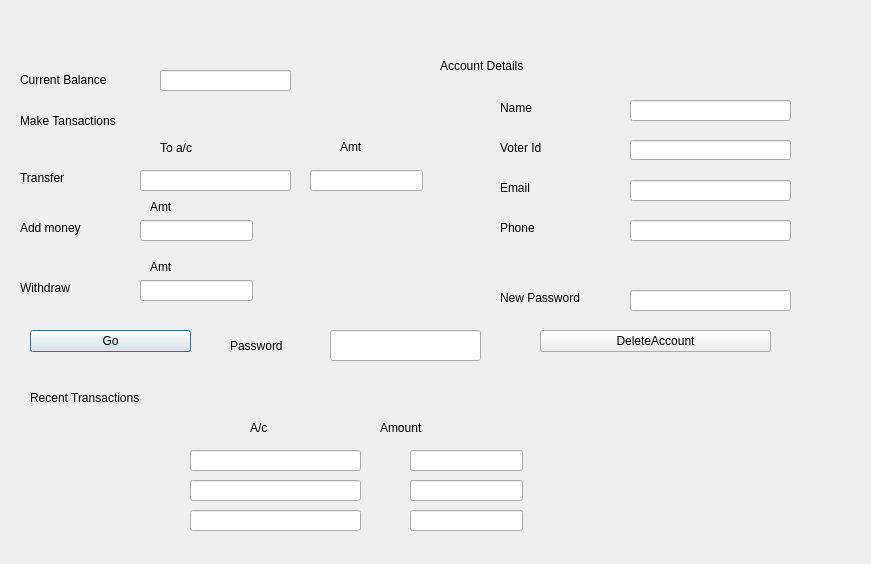
<?xml version="1.0" encoding="UTF-8"?>
<ui version="4.0">
 <class>User</class>
 <widget class="QDialog" name="User">
  <property name="windowModality">
   <enum>Qt::ApplicationModal</enum>
  </property>
  <property name="geometry">
   <rect>
    <x>0</x>
    <y>0</y>
    <width>871</width>
    <height>564</height>
   </rect>
  </property>
  <property name="windowTitle">
   <string>Dialog</string>
  </property>
  <widget class="QLineEdit" name="balancebutton">
   <property name="geometry">
    <rect>
     <x>160</x>
     <y>70</y>
     <width>131</width>
     <height>21</height>
    </rect>
   </property>
  </widget>
  <widget class="QLabel" name="balance">
   <property name="geometry">
    <rect>
     <x>20</x>
     <y>70</y>
     <width>131</width>
     <height>20</height>
    </rect>
   </property>
   <property name="text">
    <string>Current Balance</string>
   </property>
  </widget>
  <widget class="QLineEdit" name="emailbutton">
   <property name="geometry">
    <rect>
     <x>630</x>
     <y>180</y>
     <width>161</width>
     <height>21</height>
    </rect>
   </property>
  </widget>
  <widget class="QLineEdit" name="namebutton">
   <property name="geometry">
    <rect>
     <x>630</x>
     <y>100</y>
     <width>161</width>
     <height>21</height>
    </rect>
   </property>
  </widget>
  <widget class="QLineEdit" name="voteridbutton">
   <property name="geometry">
    <rect>
     <x>630</x>
     <y>140</y>
     <width>161</width>
     <height>20</height>
    </rect>
   </property>
  </widget>
  <widget class="QPushButton" name="pushButton">
   <property name="geometry">
    <rect>
     <x>30</x>
     <y>330</y>
     <width>161</width>
     <height>22</height>
    </rect>
   </property>
   <property name="text">
    <string>Go</string>
   </property>
  </widget>
  <widget class="QLineEdit" name="currentpasswordbutton">
   <property name="geometry">
    <rect>
     <x>330</x>
     <y>330</y>
     <width>151</width>
     <height>31</height>
    </rect>
   </property>
   <property name="echoMode">
    <enum>QLineEdit::Password</enum>
   </property>
  </widget>
  <widget class="QLineEdit" name="addmoneybutton">
   <property name="geometry">
    <rect>
     <x>140</x>
     <y>220</y>
     <width>113</width>
     <height>21</height>
    </rect>
   </property>
  </widget>
  <widget class="QLineEdit" name="phonenumberbutton">
   <property name="geometry">
    <rect>
     <x>630</x>
     <y>220</y>
     <width>161</width>
     <height>21</height>
    </rect>
   </property>
  </widget>
  <widget class="QLabel" name="label_2">
   <property name="geometry">
    <rect>
     <x>20</x>
     <y>220</y>
     <width>121</width>
     <height>16</height>
    </rect>
   </property>
   <property name="text">
    <string>Add money</string>
   </property>
  </widget>
  <widget class="QLabel" name="label_3">
   <property name="geometry">
    <rect>
     <x>500</x>
     <y>100</y>
     <width>121</width>
     <height>16</height>
    </rect>
   </property>
   <property name="text">
    <string>Name</string>
   </property>
  </widget>
  <widget class="QLabel" name="label_4">
   <property name="geometry">
    <rect>
     <x>500</x>
     <y>140</y>
     <width>131</width>
     <height>16</height>
    </rect>
   </property>
   <property name="text">
    <string>Voter Id</string>
   </property>
  </widget>
  <widget class="QLabel" name="label_5">
   <property name="geometry">
    <rect>
     <x>500</x>
     <y>180</y>
     <width>121</width>
     <height>16</height>
    </rect>
   </property>
   <property name="text">
    <string>Email</string>
   </property>
  </widget>
  <widget class="QLabel" name="label_6">
   <property name="geometry">
    <rect>
     <x>500</x>
     <y>220</y>
     <width>121</width>
     <height>16</height>
    </rect>
   </property>
   <property name="text">
    <string>Phone</string>
   </property>
  </widget>
  <widget class="QLineEdit" name="otheraccountbutton">
   <property name="geometry">
    <rect>
     <x>140</x>
     <y>170</y>
     <width>151</width>
     <height>21</height>
    </rect>
   </property>
  </widget>
  <widget class="QLineEdit" name="transferamountbutton">
   <property name="geometry">
    <rect>
     <x>310</x>
     <y>170</y>
     <width>113</width>
     <height>21</height>
    </rect>
   </property>
  </widget>
  <widget class="QLabel" name="label_7">
   <property name="geometry">
    <rect>
     <x>20</x>
     <y>170</y>
     <width>121</width>
     <height>16</height>
    </rect>
   </property>
   <property name="text">
    <string>Transfer</string>
   </property>
  </widget>
  <widget class="QLabel" name="label_8">
   <property name="geometry">
    <rect>
     <x>230</x>
     <y>330</y>
     <width>81</width>
     <height>31</height>
    </rect>
   </property>
   <property name="text">
    <string>Password</string>
   </property>
  </widget>
  <widget class="QLabel" name="label_9">
   <property name="geometry">
    <rect>
     <x>30</x>
     <y>390</y>
     <width>181</width>
     <height>16</height>
    </rect>
   </property>
   <property name="text">
    <string>Recent Transactions</string>
   </property>
  </widget>
  <widget class="QLineEdit" name="rc1">
   <property name="geometry">
    <rect>
     <x>190</x>
     <y>450</y>
     <width>171</width>
     <height>21</height>
    </rect>
   </property>
  </widget>
  <widget class="QLineEdit" name="rc2">
   <property name="geometry">
    <rect>
     <x>410</x>
     <y>450</y>
     <width>113</width>
     <height>21</height>
    </rect>
   </property>
  </widget>
  <widget class="QLineEdit" name="rc3">
   <property name="geometry">
    <rect>
     <x>190</x>
     <y>480</y>
     <width>171</width>
     <height>21</height>
    </rect>
   </property>
  </widget>
  <widget class="QLineEdit" name="rc4">
   <property name="geometry">
    <rect>
     <x>410</x>
     <y>480</y>
     <width>113</width>
     <height>21</height>
    </rect>
   </property>
  </widget>
  <widget class="QLineEdit" name="rc5">
   <property name="geometry">
    <rect>
     <x>190</x>
     <y>510</y>
     <width>171</width>
     <height>21</height>
    </rect>
   </property>
  </widget>
  <widget class="QLineEdit" name="rc6">
   <property name="geometry">
    <rect>
     <x>410</x>
     <y>510</y>
     <width>113</width>
     <height>21</height>
    </rect>
   </property>
  </widget>
  <widget class="QLabel" name="label_11">
   <property name="geometry">
    <rect>
     <x>250</x>
     <y>420</y>
     <width>81</width>
     <height>16</height>
    </rect>
   </property>
   <property name="text">
    <string>A/c</string>
   </property>
  </widget>
  <widget class="QLabel" name="label_12">
   <property name="geometry">
    <rect>
     <x>380</x>
     <y>420</y>
     <width>81</width>
     <height>16</height>
    </rect>
   </property>
   <property name="text">
    <string>Amount</string>
   </property>
  </widget>
  <widget class="QLabel" name="label_13">
   <property name="geometry">
    <rect>
     <x>500</x>
     <y>290</y>
     <width>131</width>
     <height>16</height>
    </rect>
   </property>
   <property name="text">
    <string>New Password</string>
   </property>
  </widget>
  <widget class="QLineEdit" name="newpasswordbutton">
   <property name="geometry">
    <rect>
     <x>630</x>
     <y>290</y>
     <width>161</width>
     <height>21</height>
    </rect>
   </property>
   <property name="echoMode">
    <enum>QLineEdit::Password</enum>
   </property>
  </widget>
  <widget class="QPushButton" name="Delete">
   <property name="geometry">
    <rect>
     <x>540</x>
     <y>330</y>
     <width>231</width>
     <height>22</height>
    </rect>
   </property>
   <property name="text">
    <string>DeleteAccount</string>
   </property>
  </widget>
  <widget class="QLineEdit" name="withdrawbutton">
   <property name="geometry">
    <rect>
     <x>140</x>
     <y>280</y>
     <width>113</width>
     <height>21</height>
    </rect>
   </property>
   <property name="inputMask">
    <string/>
   </property>
  </widget>
  <widget class="QLabel" name="label">
   <property name="geometry">
    <rect>
     <x>20</x>
     <y>280</y>
     <width>91</width>
     <height>16</height>
    </rect>
   </property>
   <property name="text">
    <string>Withdraw</string>
   </property>
  </widget>
  <widget class="QLabel" name="label_10">
   <property name="geometry">
    <rect>
     <x>440</x>
     <y>50</y>
     <width>391</width>
     <height>31</height>
    </rect>
   </property>
   <property name="text">
    <string>Account Details</string>
   </property>
  </widget>
  <widget class="QLabel" name="label_14">
   <property name="geometry">
    <rect>
     <x>160</x>
     <y>140</y>
     <width>71</width>
     <height>16</height>
    </rect>
   </property>
   <property name="text">
    <string>To a/c</string>
   </property>
  </widget>
  <widget class="QLabel" name="label_15">
   <property name="geometry">
    <rect>
     <x>340</x>
     <y>140</y>
     <width>47</width>
     <height>14</height>
    </rect>
   </property>
   <property name="text">
    <string>Amt</string>
   </property>
  </widget>
  <widget class="QLabel" name="label_16">
   <property name="geometry">
    <rect>
     <x>20</x>
     <y>110</y>
     <width>161</width>
     <height>21</height>
    </rect>
   </property>
   <property name="text">
    <string>Make Tansactions</string>
   </property>
  </widget>
  <widget class="QLabel" name="label_17">
   <property name="geometry">
    <rect>
     <x>150</x>
     <y>200</y>
     <width>47</width>
     <height>14</height>
    </rect>
   </property>
   <property name="text">
    <string>Amt</string>
   </property>
  </widget>
  <widget class="QLabel" name="label_18">
   <property name="geometry">
    <rect>
     <x>150</x>
     <y>260</y>
     <width>47</width>
     <height>14</height>
    </rect>
   </property>
   <property name="text">
    <string>Amt</string>
   </property>
  </widget>
 </widget>
 <resources/>
 <connections/>
</ui>
